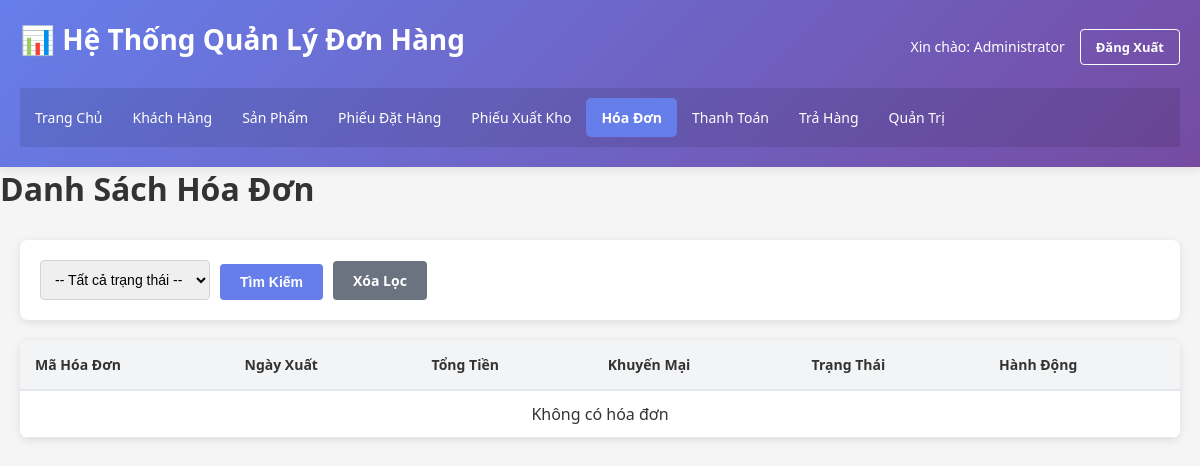
The app's page /hoa_don/list.php (signed in), older data.
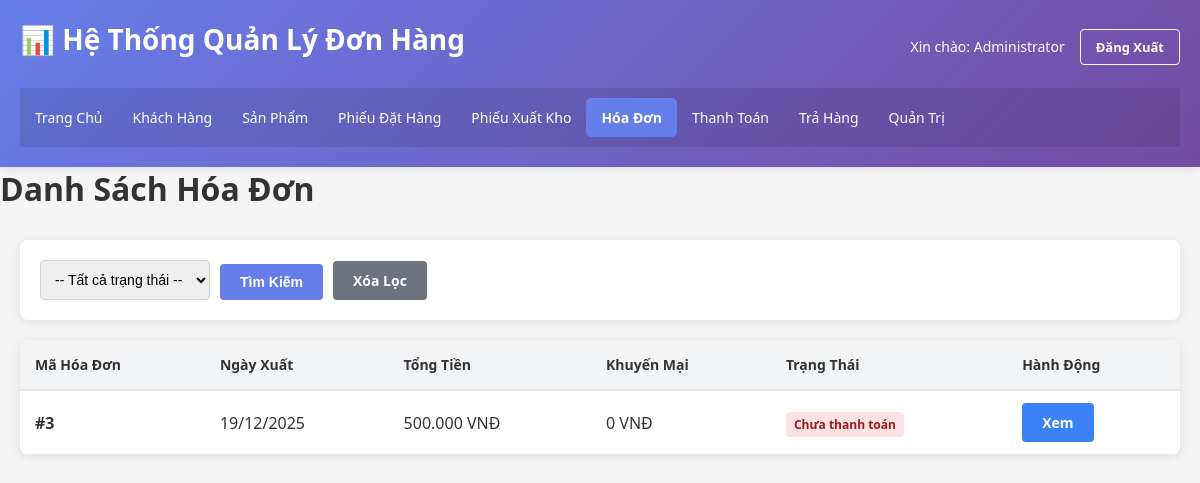
The same page, newer data.
### tables this page shows
CREATE TABLE `hoa_don` (
  `ma_hoa_don` int(11) NOT NULL,
  `ma_phieu_dat_hang` int(11) NOT NULL,
  `ma_phieu_xuat_kho` int(11) DEFAULT NULL,
  `ngay_xuat_hd` date NOT NULL,
  `tong_tien` decimal(15,2) DEFAULT 0.00,
  `khuyen_mai_tong` decimal(15,2) DEFAULT 0.00,
  `trang_thai` enum('Chưa thanh toán','Đã thanh toán','Công nợ') DEFAULT 'Chưa thanh toán'
);

### config.php (called while the page is built, shortened)
<?php
function formatMoney($amount) {
    return number_format($amount, 0, ',', '.');
}
?>

### hoa_don/list.php (the view, shortened to what this page needs)
<?php
include '../config.php';
$sql = "SELECT * FROM hoa_don WHERE 1=1";
$sql .= " ORDER BY ngay_xuat_hd DESC";
$result = $conn->query($sql);
?>
<!DOCTYPE html>
<html lang="vi">
<head>
    <link rel="stylesheet" href="../../css/style.css">
</head>
<body>
    <div class="container">
        <?php include '../header.php'; ?>
        <h1>Danh Sách Hóa Đơn</h1>
        <main>
            <div class="filter-section">
                <form method="GET" class="filter-form">
                    <select name="trang_thai">
                        <option value="">-- Tất cả trạng thái --</option>
                    </select>
                    <button type="submit" class="btn-primary">Tìm Kiếm</button>
                    <a href="list.php" class="btn-secondary">Xóa Lọc</a>
                </form>
            </div>
            <table class="table">
                <thead>
                    <tr>
                        <th>Mã Hóa Đơn</th>
                        <th>Ngày Xuất</th>
                        <th>Tổng Tiền</th>
                        <th>Khuyến Mại</th>
                        <th>Trạng Thái</th>
                        <th>Hành Động</th>
                    </tr>
                </thead>
                <tbody>
                    <?php
                    if ($result->num_rows > 0) {
                        while($row = $result->fetch_assoc()) {
                            echo "<tr>";
                            echo "<td><strong>#" . $row['ma_hoa_don'] . "</strong></td>";
                            echo "<td>" . date('d/m/Y', strtotime($row['ngay_xuat_hd'])) . "</td>";
                            echo "<td>" . formatMoney($row['tong_tien']) . " VNĐ</td>";
                            echo "<td>" . formatMoney($row['khuyen_mai_tong']) . " VNĐ</td>";
                            echo "<td><span class='status-" . strtolower(str_replace(' ', '-', $row['trang_thai'])) . "'>" . $row['trang_thai'] . "</span></td>";
                            echo "<td>";
                            echo "<a href='detail.php?id=" . $row['ma_hoa_don'] . "' class='btn-info'>Xem</a>";
                            echo "</td>";
                            echo "</tr>";
                        }
                    } else {
                        echo "<tr><td colspan='6' style='text-align: center;'>Không có hóa đơn</td></tr>";
                    }
                    ?>
                </tbody>
            </table>
        </main>
    </div>
</body>
</html>

Row changes from the older to the newer data that the page shows:
added hoa_don: ma_hoa_don "3", ngay_xuat_hd "19/12/2025", tong_tien "500.000", khuyen_mai_tong "0", trang_thai "Chưa thanh toán"
Text that changed along with them:
text no longer shown: "Không có hóa đơn"
